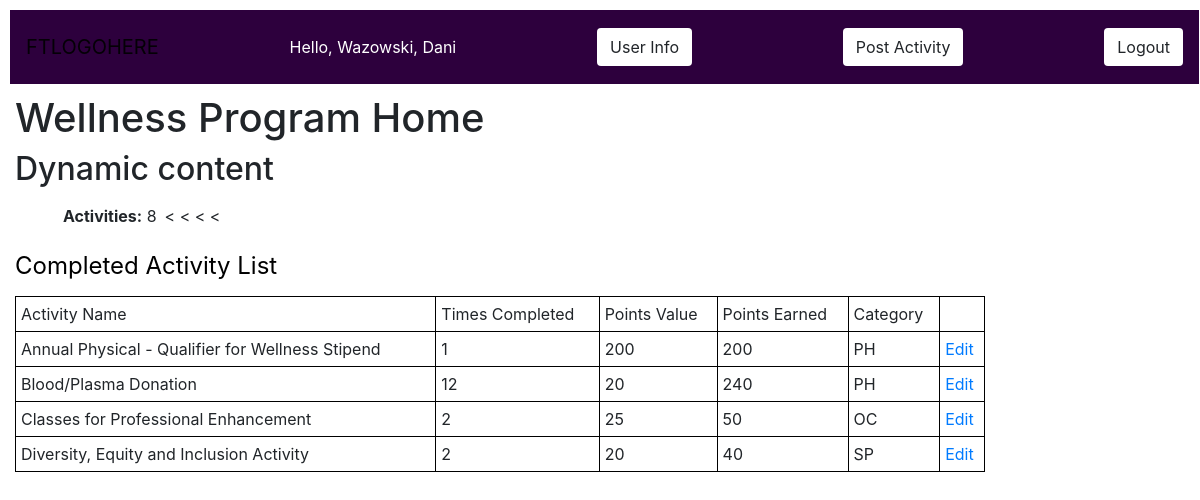
Page /wellness/ on the committed database.
### wellness/models.py (models this page shows, shortened)
class Activity(models.Model):
    PHYSICAL = 'PH'
    SPIRITUAL = 'SP'
    FINANCIAL = 'FI'
    OCCUPATIONAL = 'OC'
    PERSONAL = 'PE'
    NA = 'NA'
    GROUP_CHOICES = [
        (PHYSICAL, 'Physical'),
        (SPIRITUAL, 'Spiritual'),
        (FINANCIAL, 'Financial'),
        (OCCUPATIONAL, 'Occupational'),
        (PERSONAL, 'Personal'),
        (NA, 'NA'),
    ]
    DAY = 'DAY'
    MONTH = 'MTH'
    YEAR = 'YER'
    DUNNO = 'IDK'
    FREQ_CHOICES = [
        (DAY, 'Day'),
        (MONTH, 'Month'),
        (YEAR, 'Year'),
        (DUNNO, 'Choose')
    ]
    name = models.TextField(max_length=100, blank=True)
    details = models.TextField(max_length=200, blank=True,null=True)
    group = models.CharField(max_length= 2, choices= GROUP_CHOICES, default= NA)
    max_complete = models.SmallIntegerField()
    value = models.IntegerField()
    max_points = models.IntegerField()
    frequency = models.SmallIntegerField()
    time_freq = models.CharField(max_length= 3, choices= FREQ_CHOICES, default= DUNNO)

### wellness/views.py (the view)
# urls.py: path('', views.index, name='index'),
def index(request):
    home_user = Profile.objects.get(pk=1)
    num_activities = Activity.objects.count()
    Cactivity = CompletedActivity.objects.filter(user=home_user)
    UActivity = Cactivity.values('activity_id', 'activity__name', 'activity__value', 'activity__group').annotate \
    (count=Count('activity__name'), earned=Sum('activity__value'))
    TimesCompelted = Cactivity.annotate(count=Count('activity__name'))
    context = {
        'huser': home_user,
        'Lname' : home_user.user.last_name,
        'Fname': home_user.user.first_name,
        'num_activities': num_activities,
        'activity_list' : UActivity,
        "times_completed" : TimesCompelted
    }
    return render(request, 'index.html', context=context)

### templates/index.html (shortened to what this page needs)
{% extends "base_generic.html" %}
{% block content %}
  <h1>Wellness Program Home</h1>
  <h2>Dynamic content</h2>
  <ul>
    <li><strong>Activities:</strong> {{ num_activities }}</li>
  </ul>
    {%  if activity_list %}
    <table style="width:100%">
    <caption> Completed Activity List</caption>
    <tr>
        <td>Activity Name</td>
        <td>Times Completed</td>
        <td>Points Value</td>
        <td>Points Earned</td>
        <td>Category</td>
    </tr>
        {%  for activity in activity_list %}
        <tr>
            <td>{{ activity.activity__name }} </td>
            <td>{{ activity.count }} </td>
            <td>{{ activity.activity__value }} </td>
            <td>{{ activity.earned }} </td>
            <td>{{ activity.activity__group }} </td>
        <td scope="row"> <a href="{%  url 'editpost' activity.activity_id %}">Edit</a></td>
        </tr><
        {% endfor %}
    </table>
    {%  else %}
    <p> You have no activities u about to be broke</p>
    {% endif %}
{% endblock %}

### templates/base_generic.html (shortened to what this page needs)
<!DOCTYPE html>
<html lang="en">
<head>
  {% block title %}<title>Wellness</title>
  <link rel="stylesheet" href="https://cdn.jsdelivr.net/npm/bootstrap@4.5.3/dist/css/bootstrap.min.css">
  {% load static %}
  <link rel="stylesheet" href="{% static 'style.css' %}">
</head>
<body>
      <nav class="navbar navbar-light" style="background-color: #2d003d; margin: 10px 1px 10px 10px">
        <a class="navbar-brand mx-0" href="">FTLOGOHERE</a>
          <div class="d-inline-block">
          <span class="navbar-text" style="color: #ffffff">
        Hello, {{ Lname }}, {{ Fname }}
         </span>
          </div>
          <div class="d-inline-block">
          <button type="button" class="btn btn-1" style="background-color: white; margin: 10px 10px 10px 10px">
            User Info
          </button>
          </div>
          <div class="d-inline-block">
          <button type="button" class="btn btn-2" style="background-color: white; margin: 10px 10px 10px 10px">
            Post Activity
          </button>
          </div>
          <button type="button" class="btn btn-3" style="background-color: white">
            Logout
          </button>
      </nav>
  {% endblock %}
<div class="col-sm-10 ">{% block content %}{% endblock %}</div>
</body>
</html>

### wellness/static/style.css (style rules this page uses)
li { float: left; padding: 8px; display: block; text-align: center; }
ul { background-color: #2d003d; }
.mx-0 { margin-left: 0; }

### templates/index.html (style rules this page uses)
table, th, td { border: 1px solid black; border-collapse: collapse; }
th, td { padding: 5px; }
caption { caption-side: top; color: black; font-size:24px; }

### rows in the picture
Activity: activity__name "Annual Physical - Qualifier for Wellness Stipend", count "1", activity__value "200", earned "200", activity__group "PH"
Activity: activity__name "Blood/Plasma Donation", count "12", activity__value "20", earned "240", activity__group "PH"
Activity: activity__name "Classes for Professional Enhancement", count "2", activity__value "25", earned "50", activity__group "OC"
Activity: activity__name "Diversity, Equity and Inclusion Activity", count "2", activity__value "20", earned "40", activity__group "SP"

### other values in the picture
{{ Lname }} "Wazowski"
{{ Fname }} "Dani"
{{ num_activities }} "8"
